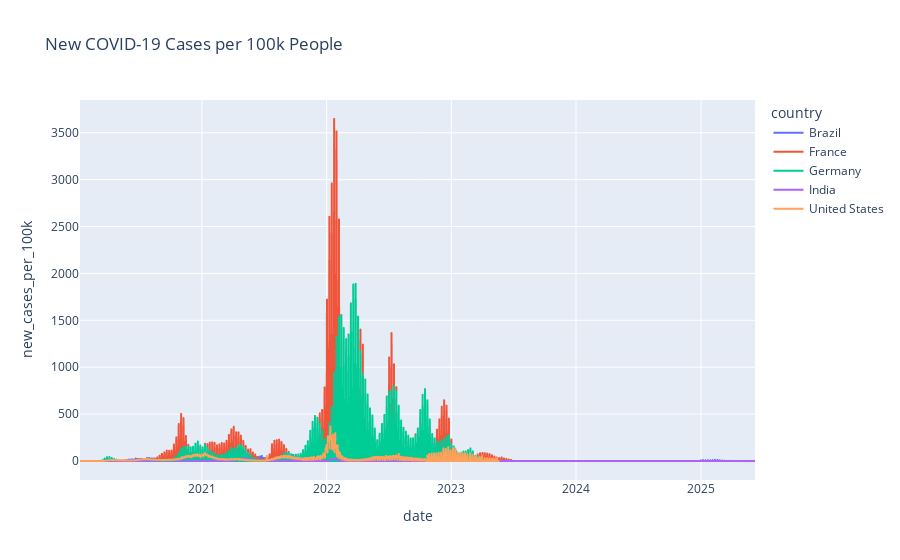

The cell this chart's notebook holds for it:
### Markdown cell above
## Cases per 100k over time

### Code cell
fig = px.line(df, x="date", y="new_cases_per_100k", color="country",
              title="New COVID-19 Cases per 100k People")
fig.show()

### Figure 1 — Plotly figure (JSON) as saved in the notebook; plotly's stock layout.template omitted (floating-point values rounded to 4 significant figures; data arrays with more than 128 entries replaced by an {"elided": "..."} marker saying what was removed)
{"data": [{"hovertemplate": "country=Brazil<br>date=%{x}<br>new_cases_per_100k=%{y}<extra></extra>", "legendgroup": "Brazil", "line": {"color": "#636efa", "dash": "solid"}, "marker": {"symbol": "circle"}, "mode": "lines", "name": "Brazil", "showlegend": true, "type": "scattergl", "x": {"elided": "1970 str values"}, "xaxis": "x", "y": {"elided": "1970 float values"}, "yaxis": "y"}, {"hovertemplate": "country=France<br>date=%{x}<br>new_cases_per_100k=%{y}<extra></extra>", "legendgroup": "France", "line": {"color": "#EF553B", "dash": "solid"}, "marker": {"symbol": "circle"}, "mode": "lines", "name": "France", "showlegend": true, "type": "scattergl", "x": {"elided": "1269 str values"}, "xaxis": "x", "y": {"elided": "1269 float values"}, "yaxis": "y"}, {"hovertemplate": "country=Germany<br>date=%{x}<br>new_cases_per_100k=%{y}<extra></extra>", "legendgroup": "Germany", "line": {"color": "#00cc96", "dash": "solid"}, "marker": {"symbol": "circle"}, "mode": "lines", "name": "Germany", "showlegend": true, "type": "scattergl", "x": {"elided": "1277 str values"}, "xaxis": "x", "y": {"elided": "1277 float values"}, "yaxis": "y"}, {"hovertemplate": "country=India<br>date=%{x}<br>new_cases_per_100k=%{y}<extra></extra>", "legendgroup": "India", "line": {"color": "#ab63fa", "dash": "solid"}, "marker": {"symbol": "circle"}, "mode": "lines", "name": "India", "showlegend": true, "type": "scattergl", "x": {"elided": "1956 str values"}, "xaxis": "x", "y": {"elided": "1956 float values"}, "yaxis": "y"}, {"hovertemplate": "country=United States<br>date=%{x}<br>new_cases_per_100k=%{y}<extra></extra>", "legendgroup": "United States", "line": {"color": "#FFA15A", "dash": "solid"}, "marker": {"symbol": "circle"}, "mode": "lines", "name": "United States", "showlegend": true, "type": "scattergl", "x": {"elided": "1227 str values"}, "xaxis": "x", "y": {"elided": "1227 float values"}, "yaxis": "y"}], "layout": {"legend": {"title": {"text": "country"}, "tracegroupgap": 0}, "title": {"text": "New COVID-19 Cases per 100k People"}, "xaxis": {"anchor": "y", "domain": [0, 1], "title": {"text": "date"}}, "yaxis": {"anchor": "x", "domain": [0, 1], "title": {"text": "new_cases_per_100k"}}}}
